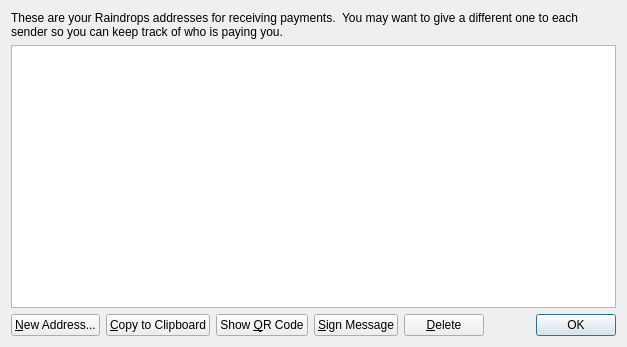
<?xml version="1.0" encoding="UTF-8"?>
<ui version="4.0">
 <class>AddressBookPage</class>
 <widget class="QWidget" name="AddressBookPage">
  <property name="geometry">
   <rect>
    <x>0</x>
    <y>0</y>
    <width>627</width>
    <height>347</height>
   </rect>
  </property>
  <property name="windowTitle">
   <string>Address Book</string>
  </property>
  <layout class="QVBoxLayout" name="verticalLayout">
   <item>
    <widget class="QLabel" name="labelExplanation">
     <property name="text">
      <string>These are your Raindrops addresses for receiving payments.  You may want to give a different one to each sender so you can keep track of who is paying you.</string>
     </property>
     <property name="textFormat">
      <enum>Qt::AutoText</enum>
     </property>
     <property name="wordWrap">
      <bool>true</bool>
     </property>
    </widget>
   </item>
   <item>
    <widget class="QTableView" name="tableView">
     <property name="toolTip">
      <string>Double-click to edit address or label</string>
     </property>
     <property name="alternatingRowColors">
      <bool>true</bool>
     </property>
     <property name="selectionMode">
      <enum>QAbstractItemView::SingleSelection</enum>
     </property>
     <property name="selectionBehavior">
      <enum>QAbstractItemView::SelectRows</enum>
     </property>
     <property name="sortingEnabled">
      <bool>true</bool>
     </property>
     <attribute name="verticalHeaderVisible">
      <bool>false</bool>
     </attribute>
    </widget>
   </item>
   <item>
    <layout class="QHBoxLayout" name="horizontalLayout">
     <item>
      <widget class="QPushButton" name="newAddressButton">
       <property name="toolTip">
        <string>Create a new address</string>
       </property>
       <property name="text">
        <string>&amp;New Address...</string>
       </property>
       <property name="icon">
        <iconset resource="../bitcoin.qrc">
         <normaloff>:/icons/add</normaloff>:/icons/add</iconset>
       </property>
      </widget>
     </item>
     <item>
      <widget class="QPushButton" name="copyToClipboard">
       <property name="toolTip">
        <string>Copy the currently selected address to the system clipboard</string>
       </property>
       <property name="text">
        <string>&amp;Copy to Clipboard</string>
       </property>
       <property name="icon">
        <iconset resource="../bitcoin.qrc">
         <normaloff>:/icons/editcopy</normaloff>:/icons/editcopy</iconset>
       </property>
      </widget>
     </item>
     <item>
      <widget class="QPushButton" name="showQRCode">
       <property name="text">
        <string>Show &amp;QR Code</string>
       </property>
       <property name="icon">
        <iconset resource="../bitcoin.qrc">
         <normaloff>:/images/qrcode</normaloff>:/images/qrcode</iconset>
       </property>
      </widget>
     </item>
     <item>
      <widget class="QPushButton" name="signMessage">
       <property name="toolTip">
        <string>Sign a message to prove you own this address</string>
       </property>
       <property name="text">
        <string>&amp;Sign Message</string>
       </property>
       <property name="icon">
        <iconset resource="../bitcoin.qrc">
         <normaloff>:/icons/edit</normaloff>:/icons/edit</iconset>
       </property>
      </widget>
     </item>
     <item>
      <widget class="QPushButton" name="deleteButton">
       <property name="toolTip">
        <string>Delete the currently selected address from the list. Only sending addresses can be deleted.</string>
       </property>
       <property name="text">
        <string>&amp;Delete</string>
       </property>
       <property name="icon">
        <iconset resource="../bitcoin.qrc">
         <normaloff>:/icons/remove</normaloff>:/icons/remove</iconset>
       </property>
      </widget>
     </item>
     <item>
      <spacer name="horizontalSpacer">
       <property name="orientation">
        <enum>Qt::Horizontal</enum>
       </property>
       <property name="sizeHint" stdset="0">
        <size>
         <width>40</width>
         <height>20</height>
        </size>
       </property>
      </spacer>
     </item>
     <item>
      <widget class="QDialogButtonBox" name="buttonBox">
       <property name="sizePolicy">
        <sizepolicy hsizetype="Maximum" vsizetype="Fixed">
         <horstretch>0</horstretch>
         <verstretch>0</verstretch>
        </sizepolicy>
       </property>
       <property name="standardButtons">
        <set>QDialogButtonBox::Ok</set>
       </property>
      </widget>
     </item>
    </layout>
   </item>
  </layout>
 </widget>
 <resources>
  <include location="../bitcoin.qrc"/>
 </resources>
 <connections/>
</ui>
